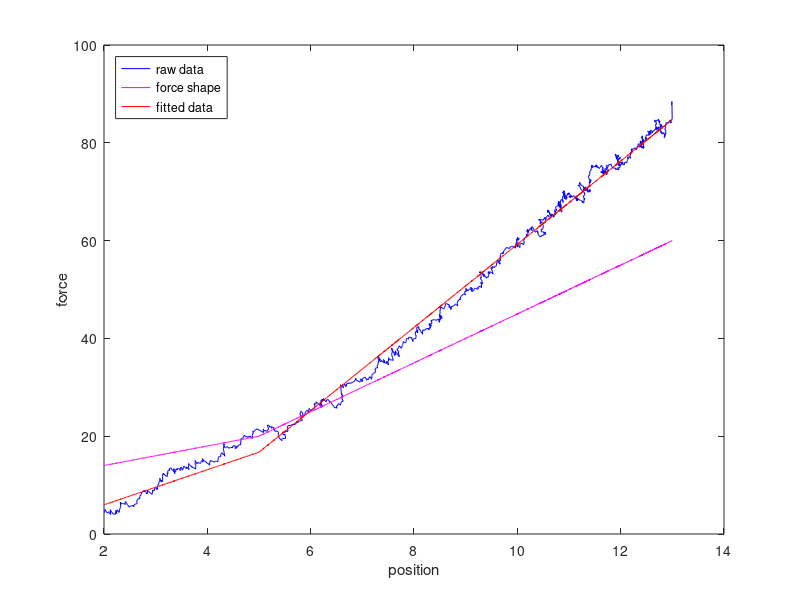

Write MATLAB code to recreate this figure. (Note: this script raises an error after producing the figure.)
force = load('ForceData.dat'); % read the data
dist  = load('DistanceData.dat');

% select the useful domain
xMin = 2; xMax = 13;
ind = find ((dist>=xMin).*(dist<=xMax));
dist = dist(ind); force = force(ind);

% choose a horizontal position for the break point
x_c = 5;

M = ones(length(dist),3);
M(:,2) = dist(:);
M(:,3) = max(0,dist(:)-x_c);
[p,y_var,r,p_var] = LinearRegression(M,force);
[p sqrt(p_var)]
force_fit = M*p;

force_off = 10 + 2*dist + 3*max(0,dist-x_c);  

figure(1); plot(dist, force,'b', dist,force_off,'m', dist,force_fit,'r')
           legend('raw data','force shape','fitted data','location','northwest')
           xlabel('position'); ylabel('force')

%function  sigma = EvaluateBreak(x_c,dist,force)
%  M = ones(length(dist),3);
%  M(:,2) = dist(:);
%  M(:,3) = max(0,dist(:)-x_c);
%  [p,sigma] = LinearRegression(M,force(:));
%  sigma = mean(sigma);
%end%function

x_list = 2:0.5:12;
sigma_list = zeros(size(x_list));

for k = 1:length(x_list)
  sigma_list(k) = EvaluateBreak(x_list(k),dist,force);
end%for

figure(2); plot(x_list,sigma_list)
           xlabel('position of break'); ylabel('sigma')
[x_opt,sigma_opt,Info] = fminunc (@(x_c)EvaluateBreak(x_c,dist,force),5)

M = ones(length(dist),3);
M(:,2) = dist(:); M(:,3) = max(0,dist(:)-x_opt);
[p,y_var,r,p_var] = LinearRegression(M,force);
param = [p sqrt(p_var)]
force_fit = M*p;

figure(3); plot(dist, force, 'b', dist, force_fit,'r')
           legend('raw data','best fit','location','northwest')
           xlabel('position'); ylabel('force')
